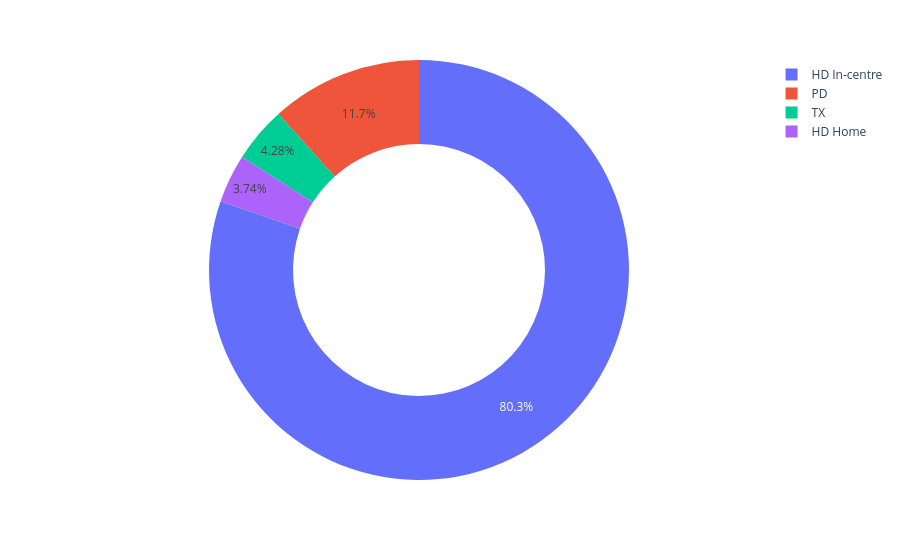

Notebook cell for this chart:
### Code cell
from IPython.display import display, Markdown
import plotly.express as px


display(Markdown(output.all.prevalent_krt.metadata.description))
units = ", ".join(output.units.keys())

display(
    Markdown(
f"""
### Total Patient Population : {output.all.prevalent_krt.metadata.population_size}
### Satellite Units : {units}
"""
    )
)



all_patients = px.pie(
    names = output.all.prevalent_krt.data.x,
    values = output.all.prevalent_krt.data.y,
    hole=0.6,
)
all_patients.show()
#all_patients.show("png")

### Figure 1 — Plotly figure (JSON) as saved in the notebook; plotly's stock layout.template omitted (floating-point values rounded to 4 significant figures)
{"data": [{"domain": {"x": [0, 1], "y": [0, 1]}, "hole": 0.6, "hovertemplate": "label=%{label}<br>value=%{value}<extra></extra>", "labels": ["HD Home", "HD In-centre", "PD", "TX"], "legendgroup": "", "name": "", "showlegend": true, "type": "pie", "values": [48, 1032, 150, 55]}], "layout": {"legend": {"tracegroupgap": 0}, "margin": {"t": 60}}}
